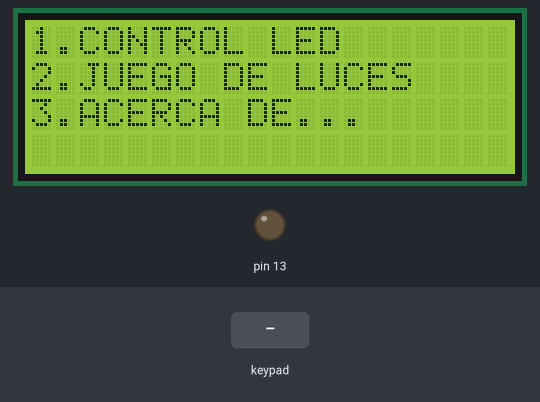
Bench run of a sketch on a simulated Arduino Uno, built with avr-gcc and run on an emulated ATmega328P. Parts: 20×4 character LCD, output pins drawn as LEDs (lit = HIGH). Dashed ring = blinking. The test bench sets the inputs (shaded band).

Above: at 7.3 s.
7.4 s: key '2' pressed
At 7.69 s:
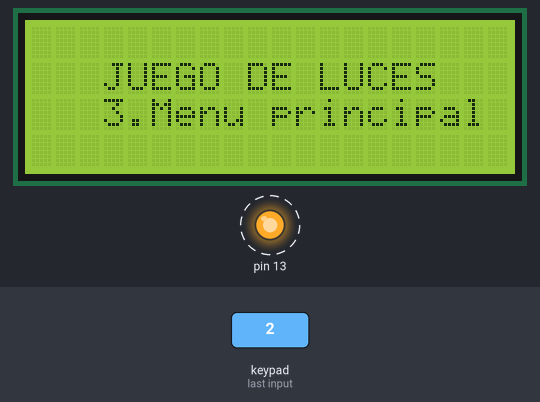
9.2 s: keypad keys 1 3 9 7 pressed 0.4 s apart
At 12.5 s:
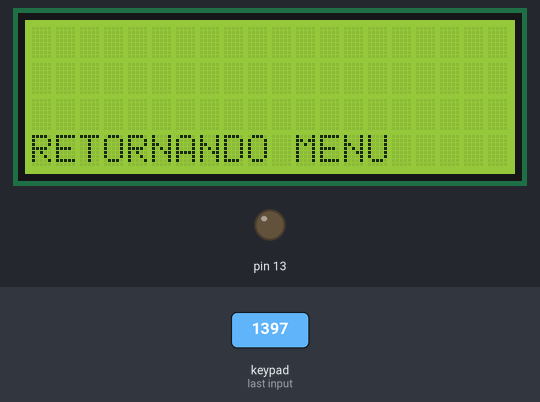
13.8 s: key '1' pressed
At 15.5 s:
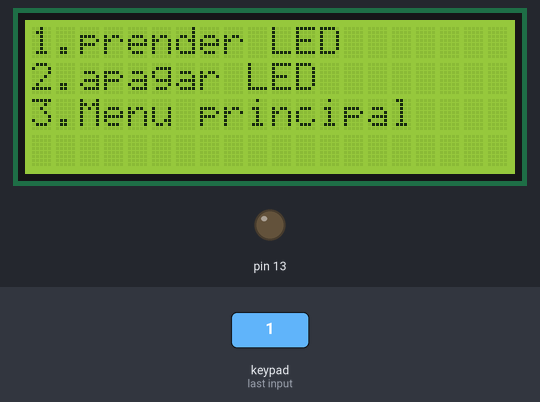
16.0 s: keypad keys 1 3 9 7 # pressed 0.4 s apart
At 16.21 s:
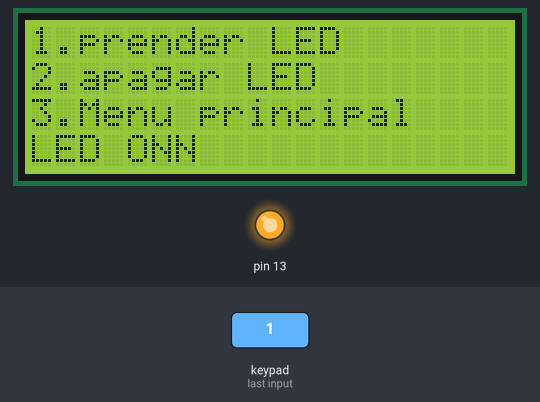
19.9 s: keypad keys 5 4 3 2 pressed 0.4 s apart
At 21.9 s:
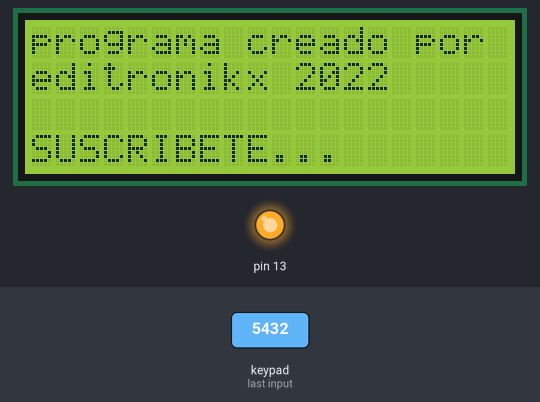
24.5 s: key '3' pressed
At 26.91 s:
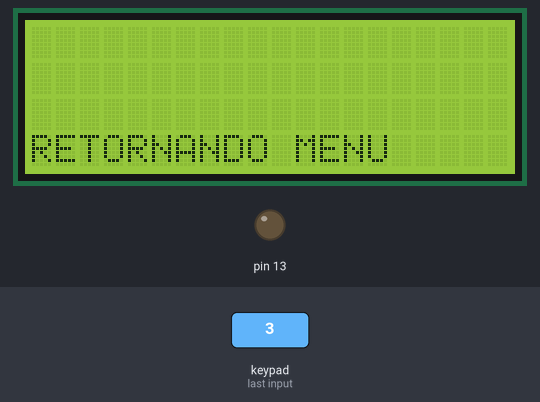
Timing chart, 0 to 27.0 s (numbered marks = the images above; inputs shaded):
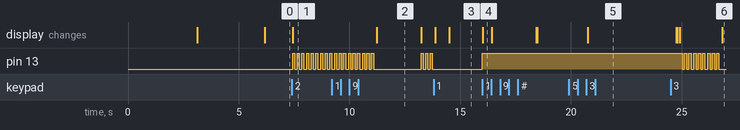

The sketch:

tetris.ino
```cpp
#include <Key.h>
#include <Keypad.h>
#include <Wire.h>
#include <LiquidCrystal_I2C.h>
LiquidCrystal_I2C lcd(0x27,20,4);  // set the LCD address to 0x27 for a 16 chars and 2 line display
const byte ROWS = 4; //four rows
const byte COLS = 4; //three columns
char keys[ROWS][COLS] = {
  {'1','2','3','A'},
  {'4','5','6','B'},
  {'7','8','9','C'},
  {'*','0','#','D'},
};
byte rowPins[ROWS] = {9, 8, 7, 6}; //connect to the row pinouts of the keypad
byte colPins[COLS] = {5, 4, 3, 2}; //connect to the column pinouts of the keypad

Keypad keypad = Keypad( makeKeymap(keys), rowPins, colPins, ROWS, COLS );
char key;
int dato;
void setup()
{
  pinMode(13,OUTPUT);
  digitalWrite(13,LOW);
  lcd.init();
  lcd.backlight();
  lcd.setCursor(2,0);
  lcd.print("Hola amigos");
  lcd.setCursor(2,1);
  lcd.print("BIENVENIDOS");
  lcd.setCursor(2,2);
  lcd.print("CANAL EDITRONIKX");
  delay(3000);
  lcd.clear();
  lcd.setCursor(0,1);
  lcd.print("seleccione el menu");
  lcd.setCursor(3,2);
  lcd.print("con su teclado");
  delay(3000);
  lcd.clear();
}


void loop()
{
  lcd.setCursor(0,0);
  lcd.print("1.CONTROL LED");
  lcd.setCursor(0,1);
  lcd.print("2.JUEGO DE LUCES");
  lcd.setCursor(0,2);
  lcd.print("3.ACERCA DE...");
  key = keypad.getKey();

  if (key)
  {
    if(key == '1')
    {
      lcd.clear();
      lcd.setCursor(0,0);
      lcd.print("1.prender LED");
      lcd.setCursor(0,1);
      lcd.print("2.apagar LED");
      lcd.setCursor(0,2);
      lcd.print("3.Menu principal");
      dato = 1;
      while(dato)
      {
        key = keypad.getKey();
        if(key == '1')
        {
          digitalWrite(13,HIGH);
          lcd.setCursor(0,3);
          lcd.print("LED ONN");
        }
        if(key == '2')
        {
          digitalWrite(13,LOW);
          lcd.setCursor(0,3);
          lcd.print("LED OFF");
        }
        if(key == '3')
        {
          dato = 0;
          lcd.clear();
          lcd.setCursor(0,3);
          lcd.print("RETORNANDO MENU");
          delay(2000);
          lcd.clear();
          key = 0;
        }
      }

    }
//////////////////////////////////
  if(key == '2')
    {
      lcd.clear();
      dato = 1;
      while(dato)
      {
      lcd.setCursor(3,1);
      lcd.print("JUEGO DE LUCES");
      lcd.setCursor(3,2);
      lcd.print("3.Menu principal");
      key = keypad.getKey();
        if(key == '3')
        {
          dato = 0;
          lcd.clear();
          lcd.setCursor(0,3);
          lcd.print("RETORNANDO MENU");
          delay(2000);
          lcd.clear();
          key = 0;
        }
        for(int i=0;i<3; i++)
        {
          digitalWrite(13,HIGH);
          delay(100);
          digitalWrite(13,LOW);
          delay(100);

        }
      }
    }
    //////
    if(key == '3')
    {
       lcd.clear();
       lcd.setCursor(0,0);
       lcd.print("programa creado por");
       lcd.setCursor(0,1);
       lcd.print("editronikx 2022");
       lcd.setCursor(0,3);
       lcd.print("SUSCRIBETE...");
       delay(4000);
       lcd.clear();
    }

  }
}
```

Measured:
- after the input at 7.4 s, pin 13: alternates HIGH for 0.10 s and LOW for 0.10 s, starting at once; the display: changes at once (image 1)
- after the input at 9.2 s, the display: changes after 2.0 s (image 2)
- after the input at 13.8 s, the display: first differs from a run without the input after 0.71 s (image 3)
- after the input at 16.0 s, pin 13: LOW → HIGH at once; the display: changes at once (image 4)
- after the input at 19.9 s, the display: changes after 0.86 s (image 5)
- after the input at 24.5 s, the display: first differs from a run without the input after 2.3 s (image 6)
- what the display in image 2 shows lasts 2.0 s, from 11.2 s to 13.2 s
